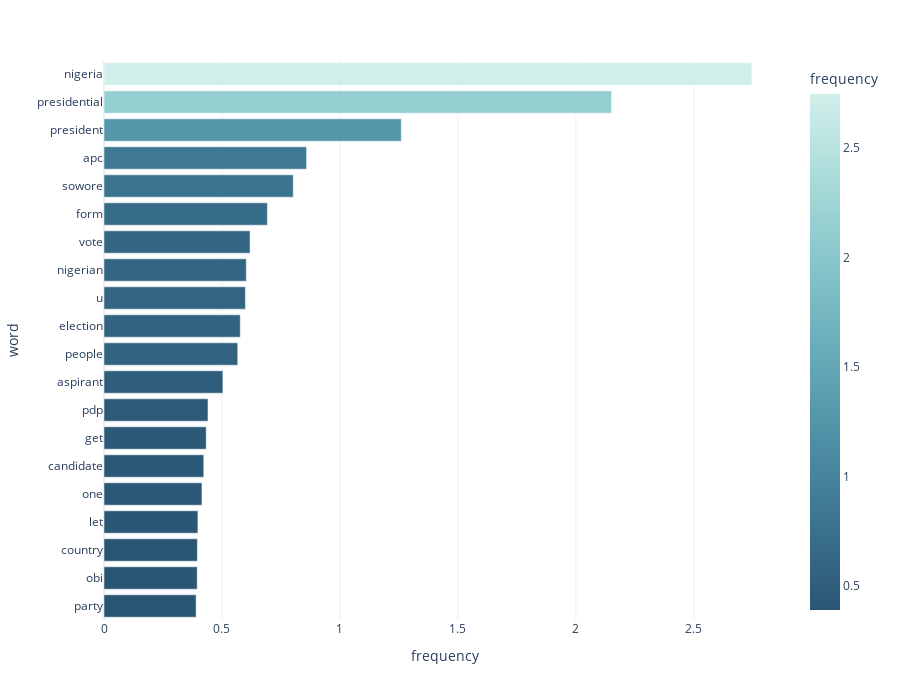

This figure's notebook cell:
### Code cell
px.bar (
  word_freq.head (20).sort_values (by='frequency', ascending=True),
  x="frequency",
  y='word',
  color='frequency',
  color_discrete_map='px.colors.sequential.Teal_r',
  height=700,
  # barmode='group'
)

### Figure 1 — Plotly figure (JSON) as saved in the notebook; plotly's stock layout.template omitted (floating-point values rounded to 4 significant figures)
{"data": [{"alignmentgroup": "True", "hovertemplate": "frequency=%{marker.color}<br>word=%{y}<extra></extra>", "legendgroup": "", "marker": {"color": [0.3904, 0.395, 0.3957, 0.398, 0.4152, 0.4228, 0.4331, 0.4407, 0.504, 0.5669, 0.5776, 0.5993, 0.6031, 0.6192, 0.6924, 0.8022, 0.8586, 1.26, 2.151, 2.746], "coloraxis": "coloraxis", "pattern": {"shape": ""}}, "name": "", "offsetgroup": "", "orientation": "h", "showlegend": false, "textposition": "auto", "type": "bar", "x": [0.3904, 0.395, 0.3957, 0.398, 0.4152, 0.4228, 0.4331, 0.4407, 0.504, 0.5669, 0.5776, 0.5993, 0.6031, 0.6192, 0.6924, 0.8022, 0.8586, 1.26, 2.151, 2.746], "xaxis": "x", "y": ["party", "obi", "country", "let", "one", "candidate", "get", "pdp", "aspirant", "people", "election", "u", "nigerian", "vote", "form", "sowore", "apc", "president", "presidential", "nigeria"], "yaxis": "y"}], "layout": {"barmode": "relative", "coloraxis": {"colorbar": {"title": {"text": "frequency"}}, "colorscale": [[0, "rgb(42, 86, 116)"], [0.1667, "rgb(59, 115, 143)"], [0.3333, "rgb(79, 144, 166)"], [0.5, "rgb(104, 171, 184)"], [0.6667, "rgb(133, 196, 201)"], [0.8333, "rgb(168, 219, 217)"], [1, "rgb(209, 238, 234)"]]}, "height": 700, "legend": {"tracegroupgap": 0}, "margin": {"t": 60}, "xaxis": {"anchor": "y", "domain": [0, 1], "title": {"text": "frequency"}}, "yaxis": {"anchor": "x", "domain": [0, 1], "title": {"text": "word"}}}}
